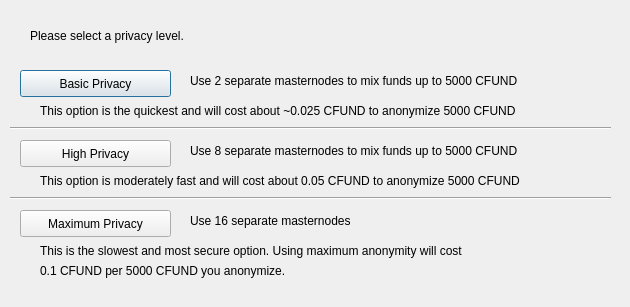
<?xml version="1.0" encoding="UTF-8"?>
<ui version="4.0">
 <class>ObfuscationConfig</class>
 <widget class="QDialog" name="ObfuscationConfig">
  <property name="geometry">
   <rect>
    <x>0</x>
    <y>0</y>
    <width>630</width>
    <height>307</height>
   </rect>
  </property>
  <property name="windowTitle">
   <string>Configure Obfuscation</string>
  </property>
  <widget class="QPushButton" name="buttonBasic">
   <property name="geometry">
    <rect>
     <x>20</x>
     <y>70</y>
     <width>151</width>
     <height>27</height>
    </rect>
   </property>
   <property name="text">
    <string>Basic Privacy</string>
   </property>
  </widget>
  <widget class="QPushButton" name="buttonHigh">
   <property name="geometry">
    <rect>
     <x>20</x>
     <y>140</y>
     <width>151</width>
     <height>27</height>
    </rect>
   </property>
   <property name="text">
    <string>High Privacy</string>
   </property>
  </widget>
  <widget class="QPushButton" name="buttonMax">
   <property name="geometry">
    <rect>
     <x>20</x>
     <y>210</y>
     <width>151</width>
     <height>27</height>
    </rect>
   </property>
   <property name="text">
    <string>Maximum Privacy</string>
   </property>
  </widget>
  <widget class="QLabel" name="label">
   <property name="geometry">
    <rect>
     <x>30</x>
     <y>20</y>
     <width>571</width>
     <height>31</height>
    </rect>
   </property>
   <property name="text">
    <string>Please select a privacy level.</string>
   </property>
  </widget>
  <widget class="QLabel" name="label_2">
   <property name="geometry">
    <rect>
     <x>190</x>
     <y>70</y>
     <width>421</width>
     <height>21</height>
    </rect>
   </property>
   <property name="text">
    <string>Use 2 separate masternodes to mix funds up to 5000 CFUND</string>
   </property>
  </widget>
  <widget class="QLabel" name="label_3">
   <property name="geometry">
    <rect>
     <x>190</x>
     <y>140</y>
     <width>411</width>
     <height>21</height>
    </rect>
   </property>
   <property name="text">
    <string>Use 8 separate masternodes to mix funds up to 5000 CFUND</string>
   </property>
  </widget>
  <widget class="QLabel" name="label_4">
   <property name="geometry">
    <rect>
     <x>190</x>
     <y>210</y>
     <width>421</width>
     <height>21</height>
    </rect>
   </property>
   <property name="text">
    <string>Use 16 separate masternodes</string>
   </property>
  </widget>
  <widget class="QLabel" name="label_6">
   <property name="geometry">
    <rect>
     <x>40</x>
     <y>100</y>
     <width>561</width>
     <height>21</height>
    </rect>
   </property>
   <property name="text">
    <string>This option is the quickest and will cost about ~0.025 CFUND to anonymize 5000 CFUND</string>
   </property>
  </widget>
  <widget class="QLabel" name="label_7">
   <property name="geometry">
    <rect>
     <x>40</x>
     <y>170</y>
     <width>561</width>
     <height>21</height>
    </rect>
   </property>
   <property name="text">
    <string>This option is moderately fast and will cost about 0.05 CFUND to anonymize 5000 CFUND</string>
   </property>
  </widget>
  <widget class="QLabel" name="label_8">
   <property name="geometry">
    <rect>
     <x>40</x>
     <y>240</y>
     <width>561</width>
     <height>21</height>
    </rect>
   </property>
   <property name="text">
    <string>This is the slowest and most secure option. Using maximum anonymity will cost</string>
   </property>
  </widget>
  <widget class="QLabel" name="label_9">
   <property name="geometry">
    <rect>
     <x>40</x>
     <y>260</y>
     <width>561</width>
     <height>21</height>
    </rect>
   </property>
   <property name="text">
    <string>0.1 CFUND per 5000 CFUND you anonymize.</string>
   </property>
  </widget>
  <widget class="Line" name="line">
   <property name="geometry">
    <rect>
     <x>10</x>
     <y>120</y>
     <width>601</width>
     <height>16</height>
    </rect>
   </property>
   <property name="orientation">
    <enum>Qt::Horizontal</enum>
   </property>
  </widget>
  <widget class="Line" name="line_2">
   <property name="geometry">
    <rect>
     <x>10</x>
     <y>190</y>
     <width>601</width>
     <height>16</height>
    </rect>
   </property>
   <property name="orientation">
    <enum>Qt::Horizontal</enum>
   </property>
  </widget>
 </widget>
 <resources/>
 <connections/>
</ui>
